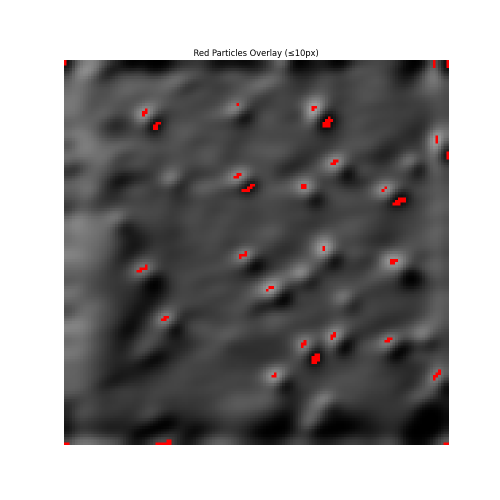
#> input picture particles_overlay.png, 1000 x 1000 px, given as the content of the folder lm/Exjobb 2025/BSE images/evaluation_images/topo1_evaluation, which was not available (shown at 1/2 size)
$ python EqualizedHist_adaptiveThres.py
#> lines starting #> are read from the running program, lines starting #| are printed output that depends on the picture; after the words box and inside, x2 and y2 are one past the last pixel; in counts of white or black regions, pixels touching at a corner belong together; pictures that were not available may be replaced by others from this repository, and a replacement may not be noted
import cv2
import numpy as np
import os
from pathlib import Path
import time

def preprocess_image(image, kernel_size=(9,9), sigma=2.0, block_size=3, constant=2.0, return_timings=False):
    """
    Preprocess grayscale image with Gaussian blur, histogram equalization, and adaptive thresholding.
    Optionally returns timing for each step.

    Args:
        image: Input grayscale image
        kernel_size: Size of Gaussian kernel
        sigma: Standard deviation for Gaussian blur
        block_size: Size of a pixel neighborhood for adaptive thresholding (must be odd)
        constant: Constant subtracted from the mean or weighted mean
        return_timings: If True, also return a dict of timings for each step

    Returns:
        Tuple of (preprocessed image, thresholded image, eroded_dilated image, filtered segmented image)
        If return_timings=True, also returns a dict of timings for each step
    """
#> called with kernel_size = (9, 9), sigma = 2, block_size = 3, constant = 2, return_timings = False
    timings = {}
    start = time.time()
    # Apply Gaussian blur
    blurred = cv2.GaussianBlur(image, kernel_size, sigma)
    timings['gaussian_blur'] = time.time() - start

    start = time.time()
    # Apply histogram equalization first
    equalized = cv2.equalizeHist(blurred)
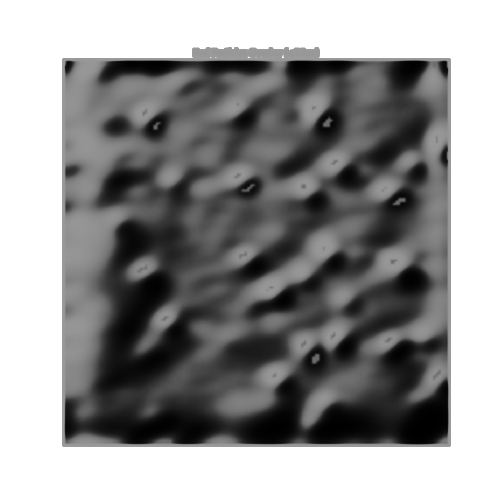
#> equalized: shape (1000, 1000) (shown at 1/2 size); min 0, max 255, mean 147.3
    timings['histogram_equalization'] = time.time() - start

    start = time.time()
    # Apply adaptive thresholding
    if block_size % 2 == 0:
        block_size += 1
    adaptive_thresh = cv2.adaptiveThreshold(
        equalized,
        255,
        cv2.ADAPTIVE_THRESH_GAUSSIAN_C,
        cv2.THRESH_BINARY,
        block_size,
        constant
    )
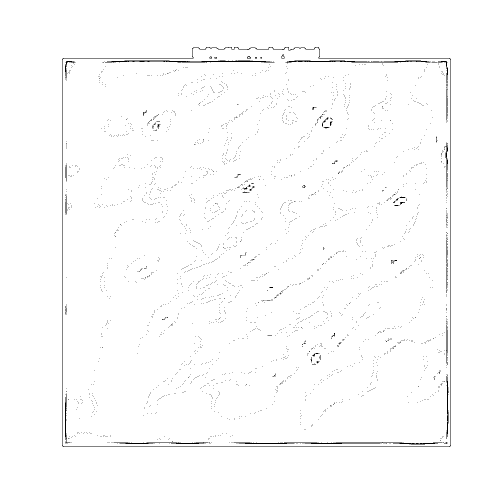
#> adaptive_thresh: shape (1000, 1000) (shown at 1/2 size); 98.8% white; black in thin lines or dots, all inside (x1, y1, x2, y2) = (124, 94, 902, 894)
    timings['adaptive_thresholding'] = time.time() - start

    # First filtering step: Morphological Opening (Erosion + Dilation)
    start = time.time()
    kernel = np.ones((9,9), np.uint8)
    eroded_dilated = cv2.morphologyEx(adaptive_thresh, cv2.MORPH_OPEN, kernel)
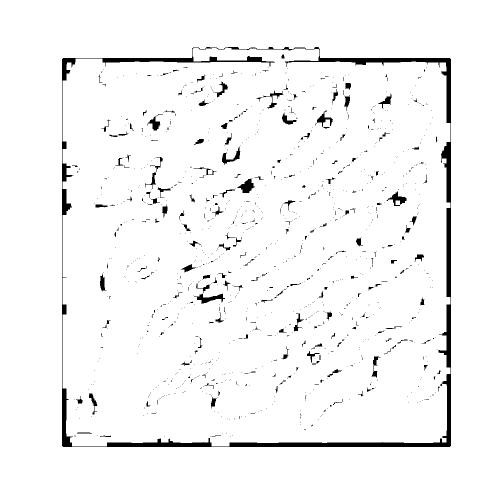
#> eroded_dilated: shape (1000, 1000) (shown at 1/2 size); 96.3% white; 1196 black regions (1035 under 20 px), largest, box (x1, y1, x2, y2) and area: (124, 94, 902, 894) 21806, (388, 587, 450, 608) 522, (474, 357, 510, 386) 521
    timings['opening'] = time.time() - start

    # Find connected components in the filtered image
    start = time.time()
    num_labels, labels, stats, centroids = cv2.connectedComponentsWithStats(eroded_dilated, connectivity=8)
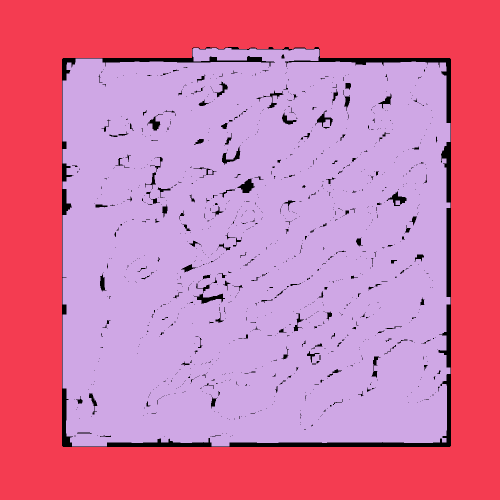
#> labels: shape (1000, 1000) int32 (shown at 1/2 size); 3 distinct labels, from 0 to 2; one colour per label, 0 black
#> num_labels = 3; stats = [[124, 94, 778, 800, 37075], [0, 0, 1000, 1000, 389674], [125, 96, 776, 797, 573251]]; centroids = [[559.8, 488.8], [479.2, 496.8], [509.4, 502]]
    mask = np.zeros_like(eroded_dilated)
    min_area = 1000  # Minimum area in pixels
    max_area = 100000  # Maximum area in pixels
    min_solidity = 0.67  # Minimum solidity (area / convex hull area)

    # --- SIZE AND SHAPE FILTERING (commented out for optional use) ---
    for i in range(1, num_labels):  # Skip background (label 0)
        area = stats[i, cv2.CC_STAT_AREA]
        region_mask = (labels == i).astype(np.uint8) * 255
        contours, _ = cv2.findContours(region_mask, cv2.RETR_EXTERNAL, cv2.CHAIN_APPROX_SIMPLE)
        if len(contours) > 0:
            contour = contours[0]
            hull = cv2.convexHull(contour)
            hull_area = cv2.contourArea(hull)
            solidity = float(area) / hull_area if hull_area > 0 else 0
            if (min_area <= area <= max_area) and (solidity >= min_solidity):
                mask[labels == i] = 255
#> this loop made 2 passes
#> (area, contour, hull, hull_area, solidity) on pass 1: (389674, [[0, 0], [0, 999], [999, 999], [999, 0]], [[999, 0], [999, 999], [0, 999], [0, 0]], 998001, 0.39)
#> (area, hull_area, solidity) on pass 2: (573251, 605872.5, 0.946)
#> pass 1, in preprocess_image, `region_mask = (labels == i).astype(np.uint8) * 255`:
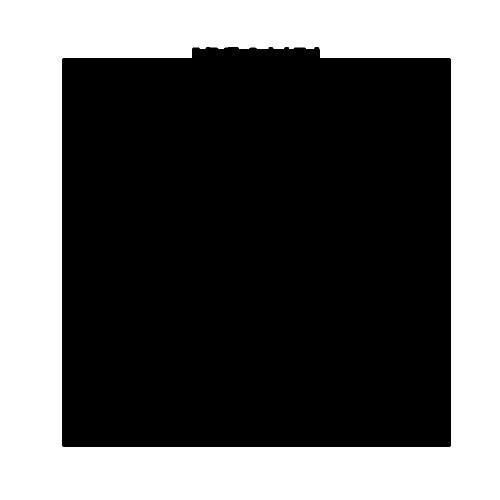
#> region_mask: shape (1000, 1000) (shown at 1/2 size); 39% white; 1 white region, box (x1, y1, x2, y2) and area: (0, 0, 1000, 1000) 389674
#> pass 2, in preprocess_image, `region_mask = (labels == i).astype(np.uint8) * 255`:
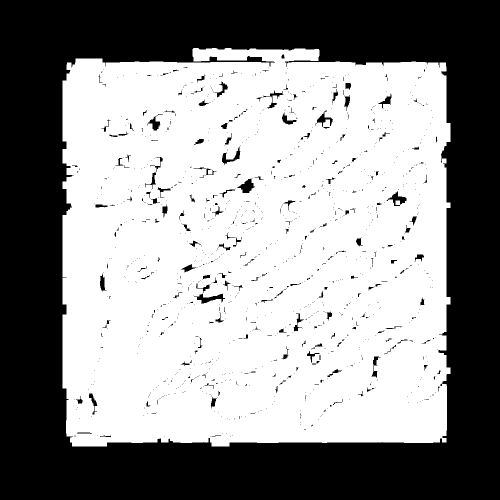
#> region_mask: shape (1000, 1000) (shown at 1/2 size); 57.3% white; 1196 black regions (1035 under 20 px), largest, box (x1, y1, x2, y2) and area: (0, 0, 1000, 1000) 411480, (388, 587, 450, 608) 522, (474, 357, 510, 386) 521
#> after the loop: mask: shape (1000, 1000); every value is 0
    # --- END SIZE AND SHAPE FILTERING ---

    # If filtering is commented out, just copy the eroded_dilated mask
    if np.count_nonzero(mask) == 0:
        mask = eroded_dilated.copy()
    timings['region_filtering'] = time.time() - start

    # Apply morphological operations to clean up the segmentation
    start = time.time()
    kernel = np.ones((5,5), np.uint8)
    segmented = cv2.morphologyEx(mask, cv2.MORPH_CLOSE, kernel)
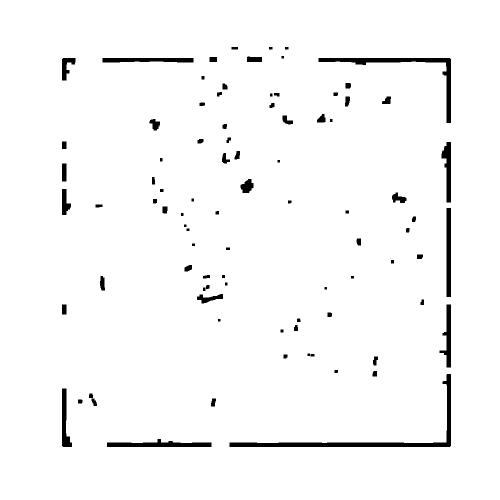
#> segmented: shape (1000, 1000) (shown at 1/2 size); 97.4% white; 88 black regions, largest, box (x1, y1, x2, y2) and area: (459, 748, 902, 894) 5061, (637, 116, 902, 246) 3495, (214, 878, 423, 894) 1910
    timings['morph_close'] = time.time() - start
    start = time.time()
    segmented = cv2.morphologyEx(segmented, cv2.MORPH_OPEN, kernel)
    timings['morph_open'] = time.time() - start

    if return_timings:
        return equalized, adaptive_thresh, eroded_dilated, segmented, timings
    else:
        return equalized, adaptive_thresh, eroded_dilated, segmented

# [52 lines left out: function create_comparison_image, not called in this run]

def main():
    # Input and output base directories
    base_input_dir = Path("/Users/zebpalm/Exjobb 2025/BSE images/evaluation_images/topo1_evaluation")
    base_output_dir = Path("/Users/zebpalm/Exjobb 2025/Coding/adaptive_threshold_filtered/evaluation_images_topo1")

    # Get all subdirectories in the input directory
    subdirs = [d for d in base_input_dir.iterdir() if d.is_dir()]

    # If no subdirectories found, process the base directory itself
    if not subdirs:
        subdirs = [base_input_dir]

    for input_dir in subdirs:
        # Create corresponding output directory
        output_dir = base_output_dir / input_dir.name
        output_dir.mkdir(parents=True, exist_ok=True)

        # Process each image in the input directory
        for img_path in input_dir.glob("*.png"):
            # Read image
            image = cv2.imread(str(img_path), cv2.IMREAD_GRAYSCALE)
            if image is None:
                print(f"Could not read image: {img_path}")
                continue

            # Preprocess image with default parameters
            _, _, _, filtered = preprocess_image(image)

            # Save binary mask
            binary_mask_path = output_dir / f"filtered_{img_path.stem}.png"
            cv2.imwrite(str(binary_mask_path), filtered)

if __name__ == "__main__":
    main()
